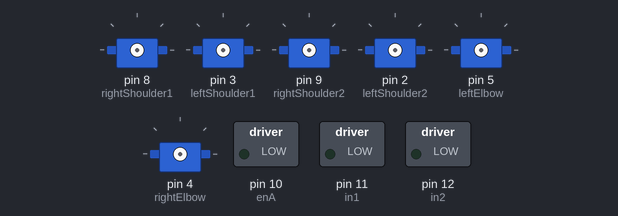
Bench run of a sketch on a simulated Arduino Mega 2560, built with avr-gcc and run on an emulated ATmega2560. Shown: 6 × servo, switched loads named in the sketch (green lamp = pin HIGH).

Above: at 0.1 s.
At 3.31 s:
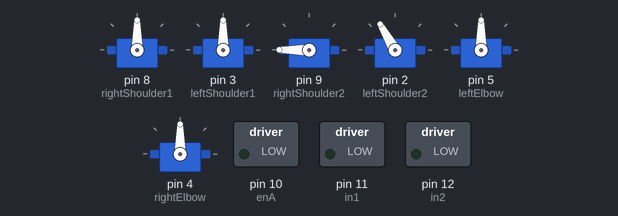
At 6.4 s:
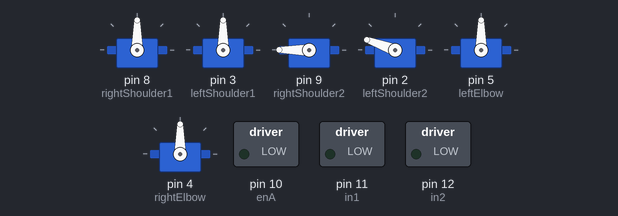
At 15.5 s:
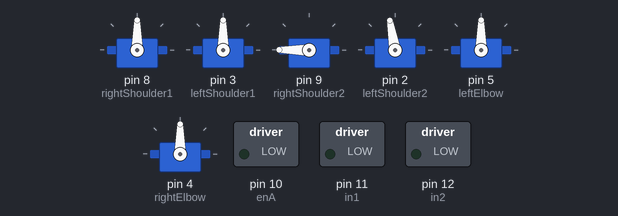
Timing chart, 0 to 17.0 s (numbered marks = the images above):
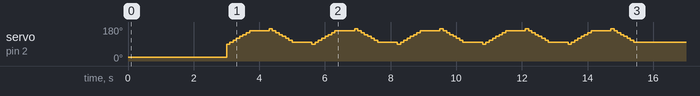

The sketch:

HumanoidDemoUpperHalf.ino
```cpp
#include <IRremote.hpp>

#include <Servo.h>

//0 degrees is arm straight down
//90 is straight forawrd
//180 is straight up
Servo rightShoulder1;


Servo rightShoulder2;


//0 degrees is arm straight up
//90 is straight forawrd
//180 is straight down
Servo leftShoulder1;
Servo leftShoulder2;


Servo leftElbow;
Servo rightElbow;

int enA = 10;
int in1 = 11;
int in2 = 12;


void setup() {
  // put your setup code here, to run once:
  Serial.begin(9600);
  IrReceiver.begin(43, ENABLE_LED_FEEDBACK);
  delay(1000);
  rightShoulder1.attach(8);
  //
  leftShoulder1.attach(3);
  //
  //
  rightShoulder2.attach(9);
  //
  leftShoulder2.attach(2);


  leftElbow.attach(5);
  rightElbow.attach(4);

  //
  rightShoulder1.write(90);
  leftShoulder1.write(90);
  leftShoulder2.write(20); //0 is reset
  rightShoulder2.write(180); //180 is reset
  leftElbow.write(90);
  rightElbow.write(90);


  pinMode(enA, OUTPUT);
  pinMode(in1, OUTPUT);
  pinMode(in2, OUTPUT);
  //  for (int i = 0; i < 5; i++) {
  //    sideToSideWaist();
  //  }
  //  waistStop();
  //  delay(1000);
  //  waistReset();
  //

delay(2000);
  iWantYourDrama();
   iWantYourDrama();
    iWantYourDrama();
     iWantYourDrama();
      iWantYourDrama();
}

void waistClockwise() {
  digitalWrite(enA, HIGH);
  digitalWrite(in1, HIGH);
  digitalWrite(in2, LOW);
}
void waistCounterClockwise() {
  digitalWrite(enA, HIGH);
  digitalWrite(in1, LOW);
  digitalWrite(in2, HIGH);
}
void waistStop() {
  digitalWrite(enA, LOW);
}
String dir = "clockwise";


void loop() {


}


void sideToSideWaist() {
  //right IR sensor
  while (analogRead(A14) > 200) {
    waistClockwise();
  }


  //left side IR sensor
  while (analogRead(A15) > 200) {
    waistCounterClockwise();
  }


}

//makes robot look forward
void waistReset() {

  //make it all the way right, then center
  //right IR sensor
  while (analogRead(A14) > 200) {
    waistClockwise();
  }

  while (analogRead(A13) > 200) {
    waistCounterClockwise();
  }
  waistClockwise();
  delay(200);
  waistStop();
}


void sideToSideWaistLoop() {
  if (dir == "clockwise") {
    waistClockwise();
  }
  else if (dir == "counterclockwise") {
    waistCounterClockwise();
  }
  //right side IR
  if (analogRead(A14) < 200) {
    dir = "counterclockwise";
  }

  if (analogRead(A15) < 200) {
    dir = "clockwise";
  }
}
//void loop() {
//  // put your main code here, to run repeatedly:
//
//  if (IrReceiver.decode()) {
//
//
//    //THIS would be unique to each robot or our robots as a group
//    //Serial.println(IrReceiver.decodedIRData.address);
//
//
//    // Serial.println(IrReceiver.decodedIRData.command);
//
//
//
//    /*
//       !!!Important!!! Enable receiving of the next value,
//       since receiving has stopped after the end of the current received data packet.
//    */
//    IrReceiver.resume(); // Enable receiving of the next value
//
//    /*
//       Finally, check the received data and perform actions according to the received command
//    */
//
//
//
//
//    int code = IrReceiver.decodedIRData.command;
//    Serial.println(code);
//
//
//    //btn 1
//    if (code == 12) {
//      playArmMovement1();
//      delay(1000);
//    }
//
//
//  }
//
//}


void iWantYourDrama() {


  for (int Continue = 90; Continue < 170; Continue += 10) {
    leftShoulder2.write(Continue);
    delay(100);
  }
  delay(500);
  for (int Continue = 170; Continue > 90; Continue -= 10) {
    leftShoulder2.write(Continue);
    delay(100);
  }
  delay(500);
}
void playArmMovement1() {


  for (int rotation = 90; rotation < 180; rotation += 1) {

    rightShoulder1.write(rotation);
    leftShoulder1.write(180 - rotation);
    rightShoulder2.write(rotation);
    leftShoulder2.write(180 - rotation);
    delay(20);
  }
  for (int rotation = 180; rotation > 90; rotation -= 1) {

    rightShoulder1.write(rotation);
    leftShoulder1.write(180 - rotation);
    rightShoulder2.write(rotation);
    leftShoulder2.write(180 - rotation);
    delay(20);
  }
}
```
